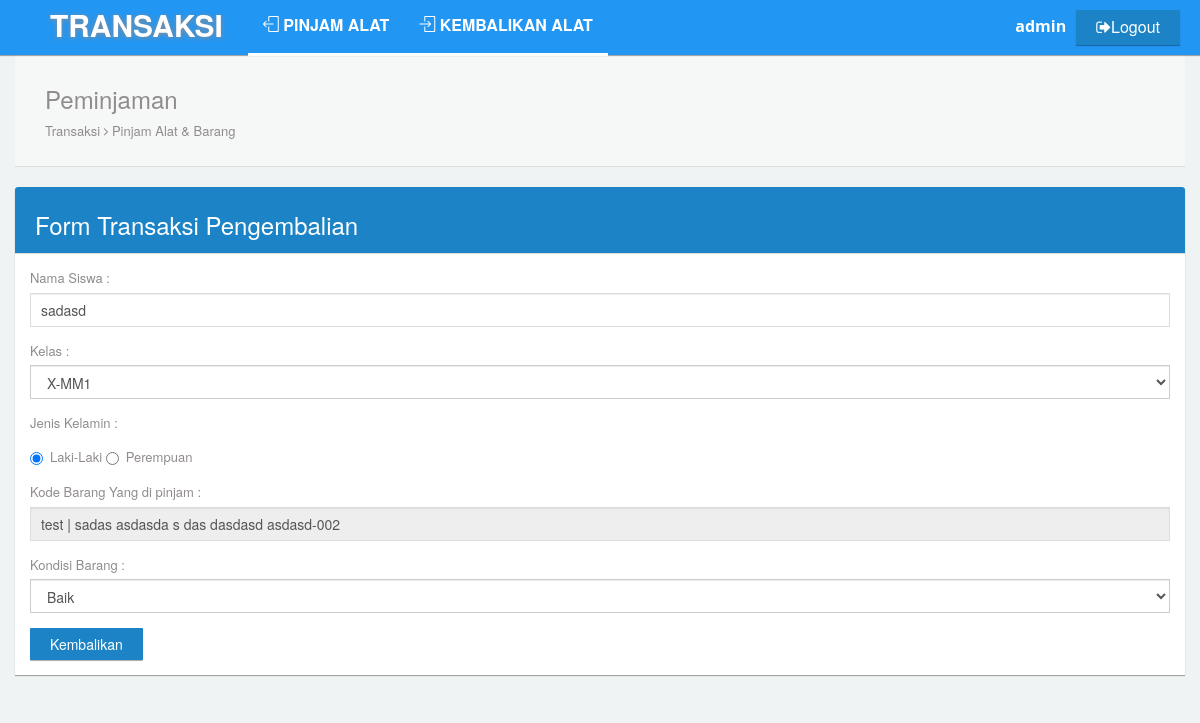
The page /user/index.php?page=kembali&action=proses&id=68&alat=43 (signed in) on the database its author committed.
### tables this page shows
CREATE TABLE `alat` (
  `id` int(11) NOT NULL,
  `Nama Barang` varchar(200) NOT NULL,
  `brand` varchar(200) NOT NULL,
  `model` varchar(200) NOT NULL,
  `kode` varchar(200) NOT NULL,
  `n_aset` varchar(255) NOT NULL,
  `status` varchar(255) NOT NULL
);

CREATE TABLE `transaksi` (
  `id` int(50) NOT NULL,
  `n_peminjam` varchar(250) NOT NULL,
  `k_peminjam` varchar(250) NOT NULL,
  `jk_peminjam` varchar(250) NOT NULL,
  `alat` int(250) NOT NULL,
  `status` varchar(255) NOT NULL,
  `jam_keluar` varchar(250) NOT NULL,
  `jam_kembali` varchar(250) NOT NULL,
  `n_pengembali` varchar(255) NOT NULL,
  `k_pengembali` varchar(255) NOT NULL,
  `jk_pengembali` varchar(255) NOT NULL
);

### user/page/kembali/proses.php (the view, shortened to what this page needs)
<?php
$id = $_GET['id'];
$alat = $_GET['alat'];
$sql = $koneksi->query("SELECT * FROM `transaksi` WHERE `id`='$id'");
$sql2 = $koneksi->query("SELECT * FROM `alat` WHERE `id`='$alat'");
while ($data = $sql->fetch_assoc()) {
while ($data2 = $sql2->fetch_assoc()) {
$n_aset = $data2['n_aset'];
$n_barang = $data2['Nama Barang'];
$hasil = "$n_barang | $n_aset";
?>
            <div class="panel box-shadow-none content-header">
                <div class="panel-body">
                  <div class="col-md-12">
                      <h3 class="animated fadeInLeft">Peminjaman</h3>
                      <p class="animated fadeInDown">
                        Transaksi <span class="fa-angle-right fa"></span> Pinjam Alat & Barang
                      </p>
                  </div>
                </div>
            </div>
            <div class="row">
                <div class="col-md-12">
                 <div class="panel">
                    <div class="panel-heading bg-primary">
                        <h3 class="text-white">Form Transaksi Pengembalian</h3>
</div>
<div class="panel-body">
    <div class="row">
        <div class="col-md-12">
            <form method="POST" action="page/kembali/submit.php">
        <div class="form-group">
            <label>Nama Siswa :</label>
            <input type="text" class="form-control" name="nama" value="<?php echo $data['n_peminjam'] ?>" required/>
        </div>
       <div class="form-group">
            <label>Kelas :</label>
            <select name="kelas" class="form-control" required>
              <option>X-MM1</option>
            </select>
        </div>
        <div class="form-group">
            <label>Jenis Kelamin :</label>
          <div class="radio">
            <label>
              <input type="radio" name="gender" id="optionsRadios1" value="L" <?=$data['jk_peminjam']=="L" ? "checked" : ""?>/>Laki-Laki
            </label>
            <label>
              <input type="radio" name="gender" id="optionsRadios1" value="P" <?=$data['jk_peminjam']=="P" ? "checked" : ""?>/>Perempuan
            </label>
          </div>
        </div>
        <div class="form-group">
            <label>Kode Barang Yang di pinjam :</label>
            <input type="text" name="alat" class="form-control" value="<?php echo $hasil ?>" disabled>
        </div>
        <div class="form-group">
            <label>Kondisi Barang :</label>
            <select name="status" class="form-control" required>
              <option value="Tersedia">Baik</option>
            </select>
        </div>
                <div>
                     <input type="submit" name="simpan" value="Kembalikan" class="btn btn-primary"></div>
            </form>
    </div>
    </div>
</div>
</div>
<?php
} }
?>

### rows shown on the page
transaksi: nama "sadasd", jk_peminjam "☑ Laki-Laki", jk_peminjam "☐ Perempuan"
alat: alat "test | sadas asdasda s das dasdasd asdasd-002"

### other values the page prints
$_SESSION['nama'] "admin"
